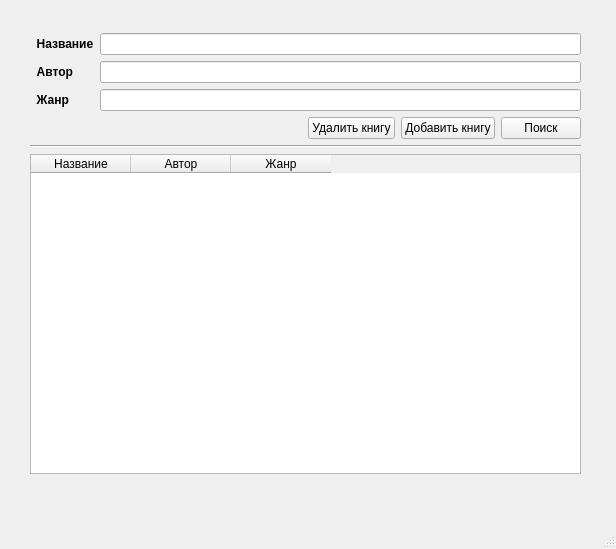
<?xml version="1.0" encoding="UTF-8"?>
<ui version="4.0">
 <class>MainWindow</class>
 <widget class="QMainWindow" name="MainWindow">
  <property name="geometry">
   <rect>
    <x>0</x>
    <y>0</y>
    <width>616</width>
    <height>549</height>
   </rect>
  </property>
  <property name="windowTitle">
   <string>MainWindow</string>
  </property>
  <widget class="QWidget" name="centralwidget">
   <widget class="QWidget" name="layoutWidget">
    <property name="geometry">
     <rect>
      <x>30</x>
      <y>33</y>
      <width>551</width>
      <height>441</height>
     </rect>
    </property>
    <layout class="QGridLayout" name="gridLayout">
     <item row="2" column="0" colspan="4">
      <widget class="Line" name="line_2">
       <property name="orientation">
        <enum>Qt::Horizontal</enum>
       </property>
      </widget>
     </item>
     <item row="1" column="2">
      <widget class="QPushButton" name="pushButton_2">
       <property name="text">
        <string>Добавить книгу</string>
       </property>
      </widget>
     </item>
     <item row="1" column="0">
      <spacer name="horizontalSpacer">
       <property name="orientation">
        <enum>Qt::Horizontal</enum>
       </property>
       <property name="sizeHint" stdset="0">
        <size>
         <width>198</width>
         <height>20</height>
        </size>
       </property>
      </spacer>
     </item>
     <item row="1" column="1">
      <widget class="QPushButton" name="pushButton_3">
       <property name="text">
        <string>Удалить книгу</string>
       </property>
      </widget>
     </item>
     <item row="3" column="0" colspan="4">
      <widget class="QTableWidget" name="tableWidget">
       <column>
        <property name="text">
         <string>Название</string>
        </property>
       </column>
       <column>
        <property name="text">
         <string>Автор</string>
        </property>
       </column>
       <column>
        <property name="text">
         <string>Жанр</string>
        </property>
       </column>
      </widget>
     </item>
     <item row="1" column="3">
      <widget class="QPushButton" name="pushButton">
       <property name="text">
        <string>Поиск</string>
       </property>
      </widget>
     </item>
     <item row="0" column="0" colspan="4">
      <layout class="QFormLayout" name="formLayout">
       <item row="0" column="0">
        <widget class="QLabel" name="label">
         <property name="font">
          <font>
           <weight>75</weight>
           <bold>true</bold>
          </font>
         </property>
         <property name="text">
          <string>  Название</string>
         </property>
        </widget>
       </item>
       <item row="0" column="1">
        <widget class="QLineEdit" name="lineEdit"/>
       </item>
       <item row="1" column="0">
        <widget class="QLabel" name="label_2">
         <property name="font">
          <font>
           <weight>75</weight>
           <bold>true</bold>
          </font>
         </property>
         <property name="text">
          <string>  Автор</string>
         </property>
        </widget>
       </item>
       <item row="1" column="1">
        <widget class="QLineEdit" name="lineEdit_2"/>
       </item>
       <item row="2" column="1">
        <widget class="QLineEdit" name="lineEdit_3"/>
       </item>
       <item row="2" column="0">
        <widget class="QLabel" name="label_3">
         <property name="font">
          <font>
           <weight>75</weight>
           <bold>true</bold>
          </font>
         </property>
         <property name="text">
          <string>  Жанр</string>
         </property>
        </widget>
       </item>
      </layout>
     </item>
    </layout>
   </widget>
  </widget>
  <widget class="QMenuBar" name="menubar">
   <property name="geometry">
    <rect>
     <x>0</x>
     <y>0</y>
     <width>616</width>
     <height>26</height>
    </rect>
   </property>
  </widget>
  <widget class="QStatusBar" name="statusbar"/>
 </widget>
 <resources/>
 <connections/>
</ui>
